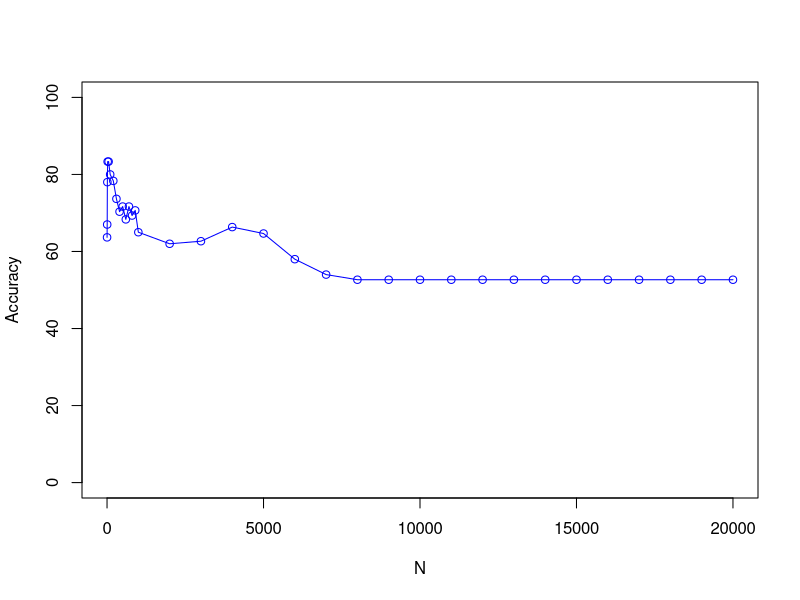

Generate this figure with R:
 x <- c(1, 5, 10, 20, 50, 100, 200, 300, 400, 500, 600, 700, 800, 900, 1000, 2000, 3000, 4000, 5000, 6000, 7000, 8000, 9000, 10000, 11000, 12000, 13000, 14000, 15000, 16000, 17000, 18000, 19000, 20000)
 y <- c(63.666666666666664, 67.0, 78.0, 83.33333333333333, 83.33333333333333, 80.0, 78.33333333333333, 73.66666666666667, 70.33333333333333, 71.66666666666667, 68.33333333333333, 71.66666666666667, 69.33333333333333, 70.66666666666667, 65.0, 62.0, 62.666666666666664, 66.33333333333333, 64.66666666666667, 58.0, 54.0, 52.666666666666664, 52.666666666666664, 52.666666666666664, 52.666666666666664, 52.666666666666664, 52.666666666666664, 52.666666666666664, 52.666666666666664, 52.666666666666664, 52.666666666666664, 52.666666666666664, 52.666666666666664, 52.666666666666664)
 plot(x, y, type='o', pch=1, col="blue", xlab="N", ylab="Accuracy", ylim=c(0, 100), xlim=c(0,20000))